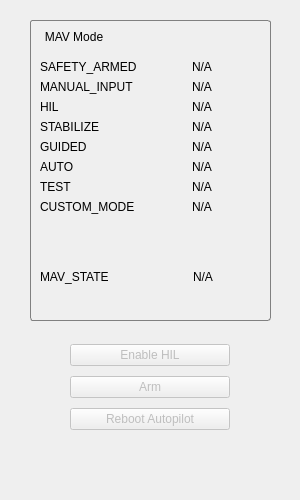
<?xml version="1.0" encoding="UTF-8"?>
<ui version="4.0">
 <class>rotors_hil_gui</class>
 <widget class="QWidget" name="rotors_hil_gui">
  <property name="geometry">
   <rect>
    <x>0</x>
    <y>0</y>
    <width>300</width>
    <height>500</height>
   </rect>
  </property>
  <property name="sizePolicy">
   <sizepolicy hsizetype="Minimum" vsizetype="Fixed">
    <horstretch>0</horstretch>
    <verstretch>0</verstretch>
   </sizepolicy>
  </property>
  <property name="minimumSize">
   <size>
    <width>300</width>
    <height>450</height>
   </size>
  </property>
  <property name="windowTitle">
   <string>RotorS</string>
  </property>
  <property name="styleSheet">
   <string notr="true">QGroupBox { 
     border: 1px solid gray; 
     border-radius: 3px; 
 }
QGroupBox::title { 
    background-color: transparent;
    padding:10 13px;
 }</string>
  </property>
  <widget class="QGroupBox" name="groupBox">
   <property name="enabled">
    <bool>true</bool>
   </property>
   <property name="geometry">
    <rect>
     <x>30</x>
     <y>20</y>
     <width>241</width>
     <height>301</height>
    </rect>
   </property>
   <property name="baseSize">
    <size>
     <width>0</width>
     <height>0</height>
    </size>
   </property>
   <property name="focusPolicy">
    <enum>Qt::NoFocus</enum>
   </property>
   <property name="contextMenuPolicy">
    <enum>Qt::DefaultContextMenu</enum>
   </property>
   <property name="acceptDrops">
    <bool>false</bool>
   </property>
   <property name="layoutDirection">
    <enum>Qt::LeftToRight</enum>
   </property>
   <property name="styleSheet">
    <string notr="true"/>
   </property>
   <property name="inputMethodHints">
    <set>Qt::ImhNone</set>
   </property>
   <property name="title">
    <string>MAV Mode</string>
   </property>
   <property name="alignment">
    <set>Qt::AlignLeading|Qt::AlignLeft|Qt::AlignTop</set>
   </property>
   <property name="checkable">
    <bool>false</bool>
   </property>
   <widget class="QWidget" name="formLayoutWidget">
    <property name="geometry">
     <rect>
      <x>10</x>
      <y>40</y>
      <width>221</width>
      <height>181</height>
     </rect>
    </property>
    <layout class="QFormLayout" name="mav_mode_layout">
     <property name="labelAlignment">
      <set>Qt::AlignLeading|Qt::AlignLeft|Qt::AlignVCenter</set>
     </property>
     <property name="formAlignment">
      <set>Qt::AlignHCenter|Qt::AlignTop</set>
     </property>
     <item row="0" column="0">
      <widget class="QLabel" name="label_mode_safety_armed">
       <property name="text">
        <string>SAFETY_ARMED</string>
       </property>
      </widget>
     </item>
     <item row="0" column="1">
      <widget class="QLabel" name="text_mode_safety_armed">
       <property name="text">
        <string>N/A</string>
       </property>
       <property name="alignment">
        <set>Qt::AlignCenter</set>
       </property>
      </widget>
     </item>
     <item row="1" column="0">
      <widget class="QLabel" name="label_mode_manual_input">
       <property name="text">
        <string>MANUAL_INPUT</string>
       </property>
      </widget>
     </item>
     <item row="1" column="1">
      <widget class="QLabel" name="text_mode_manual_input">
       <property name="text">
        <string>N/A</string>
       </property>
       <property name="alignment">
        <set>Qt::AlignCenter</set>
       </property>
      </widget>
     </item>
     <item row="2" column="0">
      <widget class="QLabel" name="label_mode_hil">
       <property name="text">
        <string>HIL</string>
       </property>
      </widget>
     </item>
     <item row="2" column="1">
      <widget class="QLabel" name="text_mode_hil">
       <property name="text">
        <string>N/A</string>
       </property>
       <property name="alignment">
        <set>Qt::AlignCenter</set>
       </property>
      </widget>
     </item>
     <item row="7" column="0">
      <widget class="QLabel" name="label_mode_custom_mode">
       <property name="text">
        <string>CUSTOM_MODE</string>
       </property>
      </widget>
     </item>
     <item row="7" column="1">
      <widget class="QLabel" name="text_mode_custom_mode">
       <property name="text">
        <string>N/A</string>
       </property>
       <property name="alignment">
        <set>Qt::AlignCenter</set>
       </property>
      </widget>
     </item>
     <item row="3" column="0">
      <widget class="QLabel" name="label_mode_stabilize">
       <property name="text">
        <string>STABILIZE</string>
       </property>
      </widget>
     </item>
     <item row="4" column="0">
      <widget class="QLabel" name="label_mode_guided">
       <property name="text">
        <string>GUIDED</string>
       </property>
      </widget>
     </item>
     <item row="5" column="0">
      <widget class="QLabel" name="label_mode_auto">
       <property name="text">
        <string>AUTO</string>
       </property>
      </widget>
     </item>
     <item row="6" column="0">
      <widget class="QLabel" name="label_mode_test">
       <property name="text">
        <string>TEST</string>
       </property>
      </widget>
     </item>
     <item row="3" column="1">
      <widget class="QLabel" name="text_mode_stabilize">
       <property name="text">
        <string>N/A</string>
       </property>
       <property name="alignment">
        <set>Qt::AlignCenter</set>
       </property>
      </widget>
     </item>
     <item row="4" column="1">
      <widget class="QLabel" name="text_mode_guided">
       <property name="text">
        <string>N/A</string>
       </property>
       <property name="alignment">
        <set>Qt::AlignCenter</set>
       </property>
      </widget>
     </item>
     <item row="5" column="1">
      <widget class="QLabel" name="text_mode_auto">
       <property name="text">
        <string>N/A</string>
       </property>
       <property name="alignment">
        <set>Qt::AlignCenter</set>
       </property>
      </widget>
     </item>
     <item row="6" column="1">
      <widget class="QLabel" name="text_mode_test">
       <property name="text">
        <string>N/A</string>
       </property>
       <property name="alignment">
        <set>Qt::AlignCenter</set>
       </property>
      </widget>
     </item>
    </layout>
   </widget>
   <widget class="QWidget" name="formLayoutWidget_2">
    <property name="geometry">
     <rect>
      <x>10</x>
      <y>250</y>
      <width>221</width>
      <height>31</height>
     </rect>
    </property>
    <layout class="QFormLayout" name="formLayout">
     <property name="horizontalSpacing">
      <number>6</number>
     </property>
     <item row="0" column="0">
      <widget class="QLabel" name="label_state">
       <property name="text">
        <string>MAV_STATE         </string>
       </property>
      </widget>
     </item>
     <item row="0" column="1">
      <widget class="QLabel" name="text_state">
       <property name="text">
        <string>N/A</string>
       </property>
       <property name="alignment">
        <set>Qt::AlignCenter</set>
       </property>
      </widget>
     </item>
    </layout>
   </widget>
  </widget>
  <widget class="QWidget" name="verticalLayoutWidget">
   <property name="geometry">
    <rect>
     <x>70</x>
     <y>340</y>
     <width>160</width>
     <height>95</height>
    </rect>
   </property>
   <layout class="QVBoxLayout" name="verticalLayout">
    <item>
     <widget class="QPushButton" name="button_set_hil_mode">
      <property name="enabled">
       <bool>false</bool>
      </property>
      <property name="text">
       <string>Enable HIL</string>
      </property>
     </widget>
    </item>
    <item>
     <widget class="QPushButton" name="button_arm">
      <property name="enabled">
       <bool>false</bool>
      </property>
      <property name="text">
       <string>Arm</string>
      </property>
     </widget>
    </item>
    <item>
     <widget class="QPushButton" name="button_reboot_autopilot">
      <property name="enabled">
       <bool>false</bool>
      </property>
      <property name="text">
       <string>Reboot Autopilot</string>
      </property>
     </widget>
    </item>
   </layout>
  </widget>
 </widget>
 <resources/>
 <connections/>
</ui>
